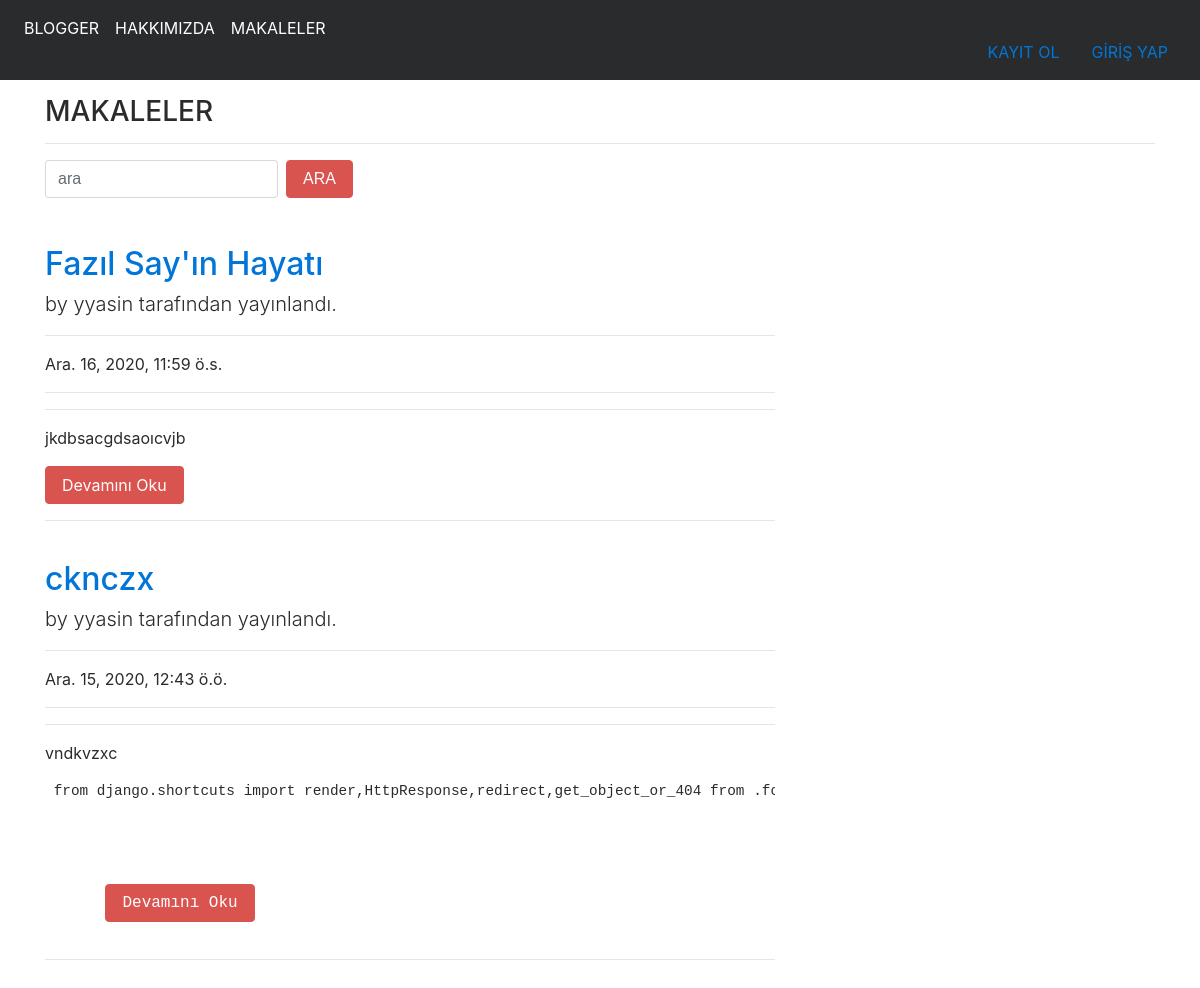
The app's page /articles/ with its own data.
### article/models.py (models this page shows, shortened)
class Article(models.Model):
    author=models.ForeignKey("auth.user",on_delete=models.CASCADE,verbose_name="YAZAR")
    title=models.CharField(max_length=50,verbose_name="BAŞLIK")
    content=RichTextField()
    created_date=models.DateTimeField(auto_now_add=True,verbose_name="OLUŞTURULMA TARİHİ")
    article_image=models.FileField(blank=True,null=True,verbose_name="Makaleye Fotoğraf Ekleyin")
    class Meta:
        ordering = ['-created_date']

### article/views.py (the view)
# urls.py: path('articles/',include("article.urls")),
def articles(request):
    keyword=request.GET.get("keyword")
    if keyword:
        articles=Article.objects.filter(title__contains=keyword)
        return render(request,"articles.html",{"articles":articles})
    articles=Article.objects.all()
    return render(request,"articles.html",{"articles":articles})

### templates/articles.html (shortened to what this page needs)
{% extends "layout.html" %}
{% block body %}
  <h3>MAKALELER</h3>
  <hr>
  <form class="form-inline md-form mr-auto mb-4">
    <input class="form-control mr-sm-2" type="text" name="keyword" placeholder="ara" aria-label="Search">
    <button class="btn btn-danger" type="submit">ARA</button>
  </form>
  {% if articles %}
  {% for article in articles %}
  <div class="row">
    <div class="col-lg-8">
      <a href="{% url 'article:detail' article.id %}"><h2 class="mt-4">{{article.title}}</h2></a>
      <p class="lead">
        by {{article.author.username}} tarafından yayınlandı.
      </p>
      <hr>
      <p>{{article.created_date}}</p>
       <hr>
       <hr>
      <p class="lead">
          {{article.content|safe|truncatewords:10}}
      </p>
       <a href="{% url 'article:detail' article.id %}" class="btn btn-danger">Devamını Oku</a>
      <hr>
    </div>
  </div>
  {% endfor %}
  {% else %}
    <div class="alert alert-danger">
        makele bulunmamaktadır
    </div>
  {% endif %}
{% endblock body %}

### records on screen
Article: title "Fazıl Say'ın Hayatı", author.username "yyasin", created_date "Ara. 16, 2020, 11:59 ö.s.", content "jkdbsacgdsaoıcvjb"
Article: title "cknczx", author.username "yyasin", created_date "Ara. 15, 2020, 12:43 ö.ö.", content "vndkvzxc from django.shortcuts import render,HttpResponse,redirect,get_object_or_404 from…"
